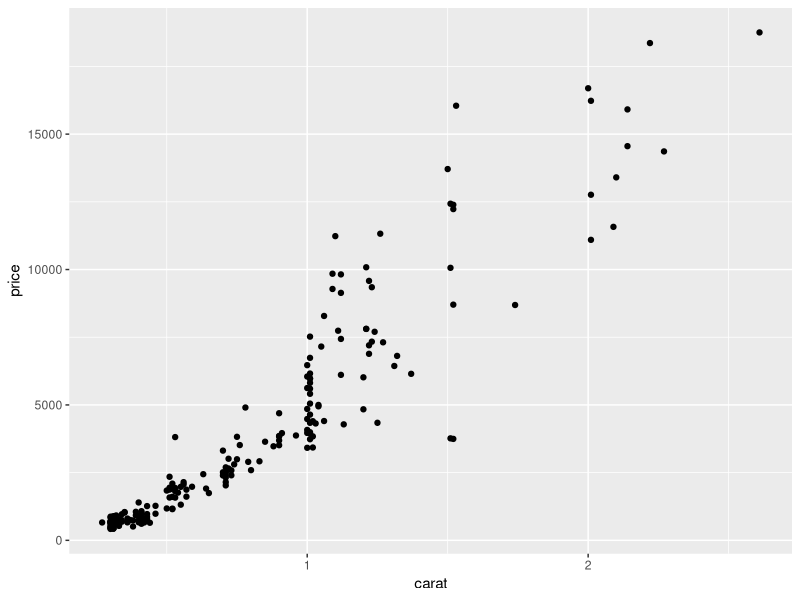
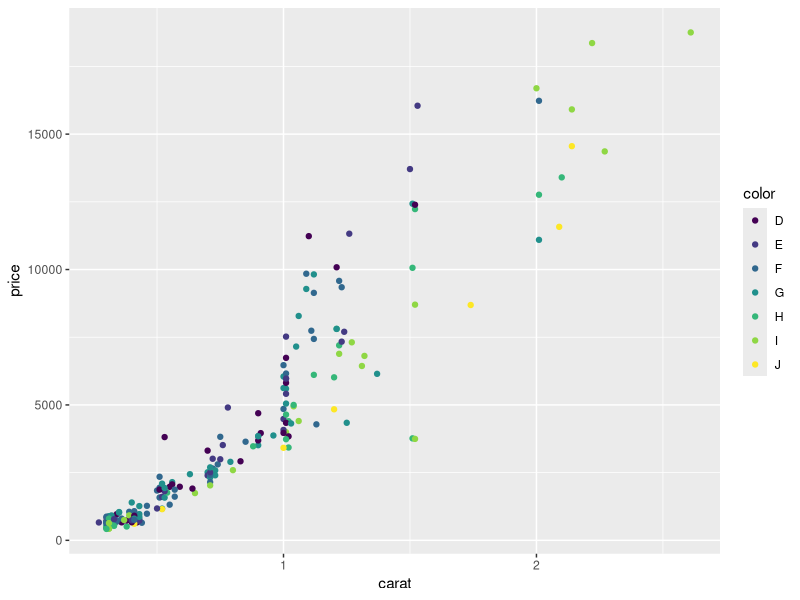
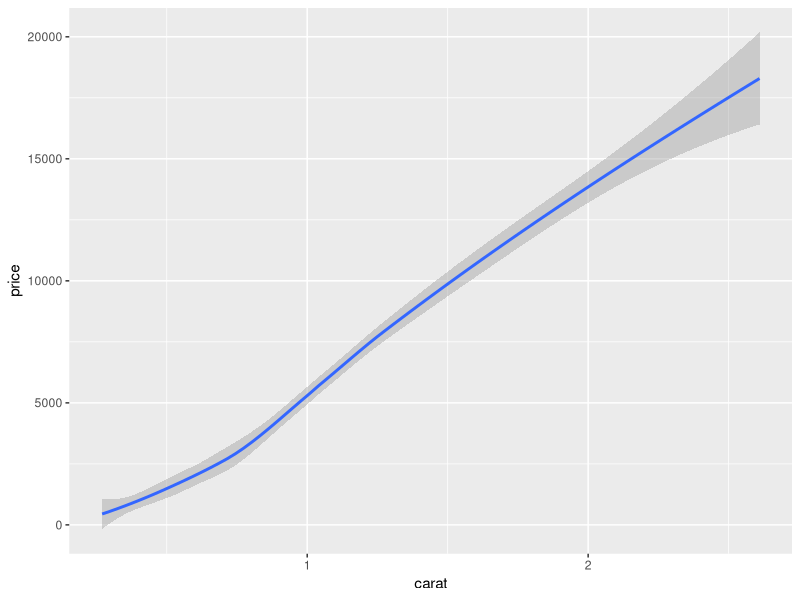
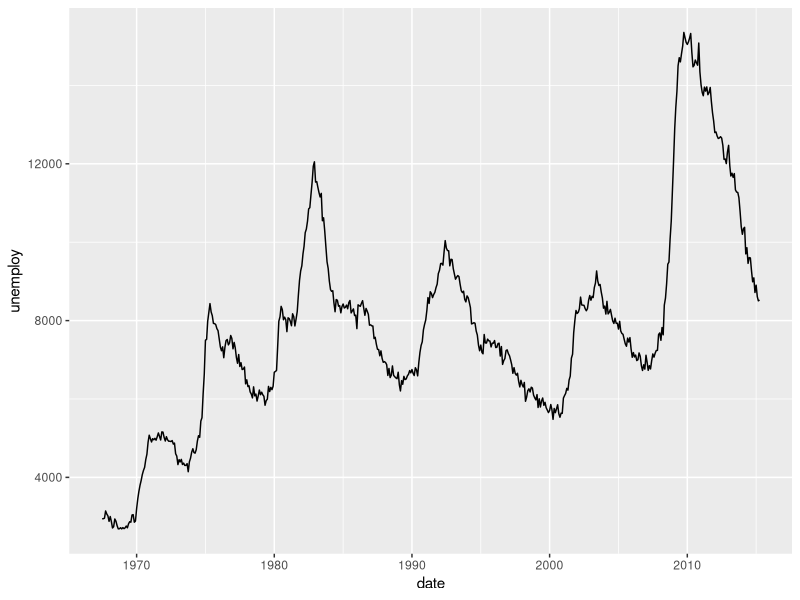
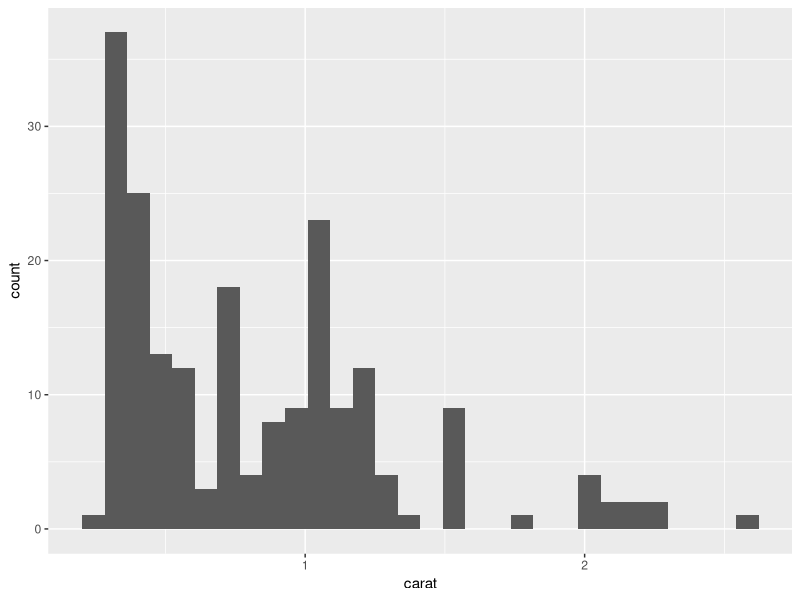
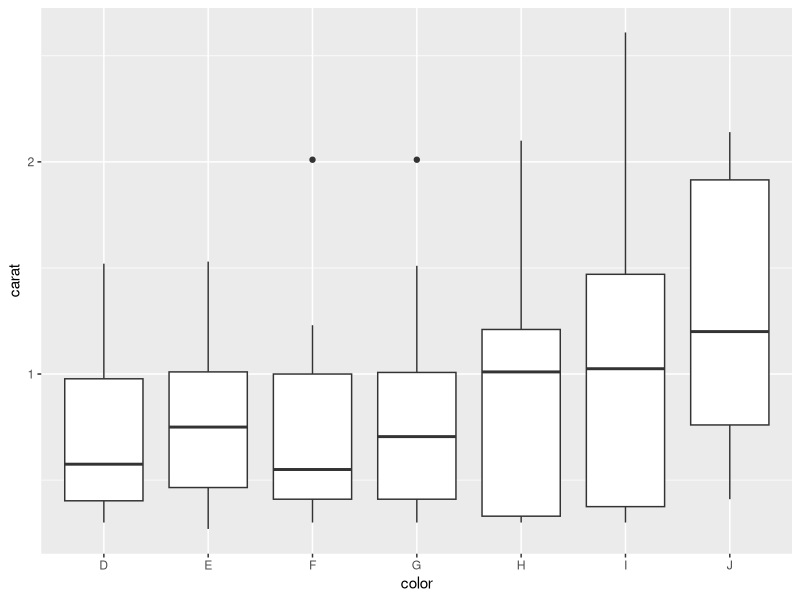
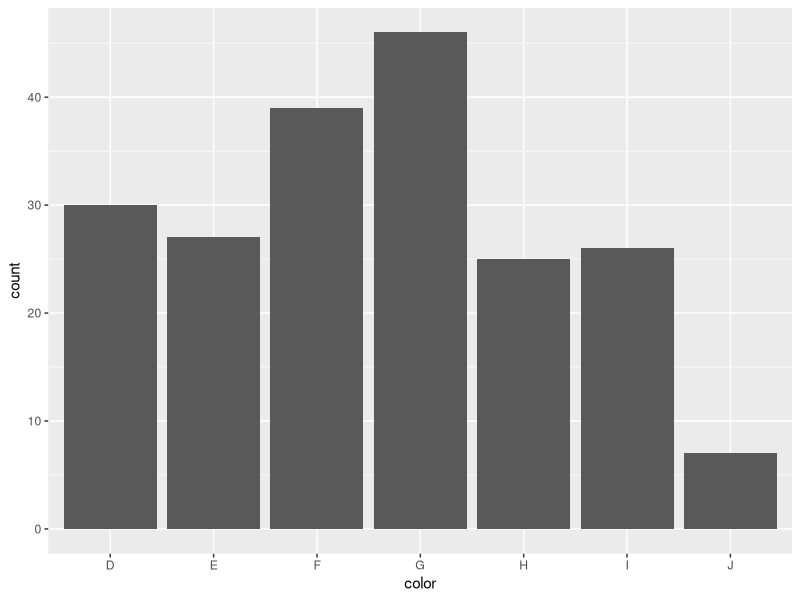
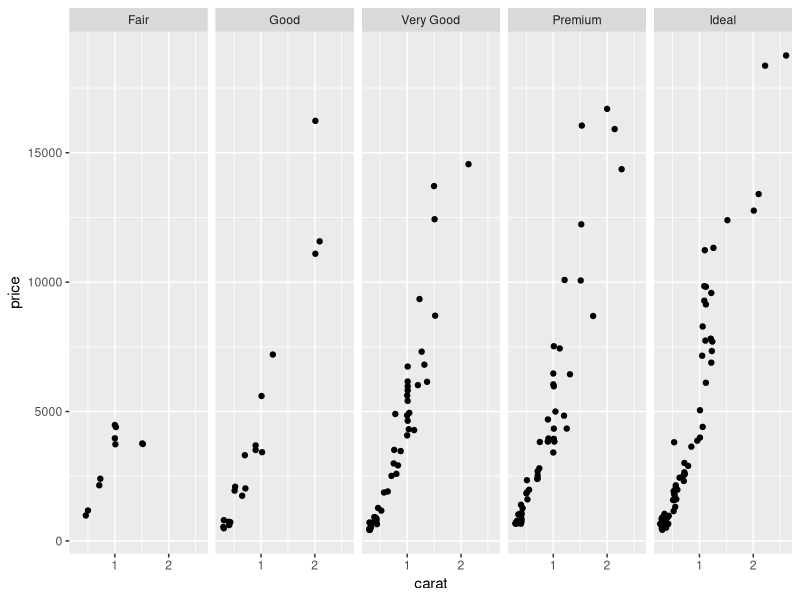

The R script that drew these images, in order:
## ---- chunk 1
library(dplyr)
library(magrittr)
library(ggplot2)
dsmall = diamonds %>% sample_n(200)
## ---- chunk 2
ggplot(dsmall) + geom_point(aes(x=carat, y=price))
## ---- chunk 3
ggplot(dsmall) + geom_point(aes(x=carat, y=price, color = color))
## ---- chunk 4
ggplot(dsmall) +
  geom_smooth(mapping = aes(x = carat, y = price))
## ---- chunk 5
data(economics)
ggplot(economics) + geom_line(aes(date, unemploy))
## ---- chunk 6
ggplot(dsmall) + geom_histogram(aes(carat))
## ---- chunk 7
ggplot(dsmall) +
  geom_boxplot(mapping = aes(x=color, y=carat))
## ---- chunk 8
ggplot(dsmall) + geom_bar(aes(x=color))
## ---- chunk 9
ggplot(dsmall) + geom_point(aes(x=carat, y=price)) + facet_grid(. ~ cut)
## ---- chunk 10
ggplot(dsmall) + geom_point(aes(x=carat, y=price)) + facet_grid(cut ~ .)
## ---- chunk 11
ggplot(dsmall) + geom_point(aes(x=carat, y=price)) + facet_wrap(. ~ cut)
## ---- chunk 12
ggplot(dsmall) +
  geom_point(mapping = aes(x=carat, y=price)) +
  geom_smooth(mapping = aes(x = carat, y = price))
## ---- chunk 13
ggplot(dsmall) +
  geom_point(mapping = aes(x=carat, y=price, color = color)) +
  geom_smooth(mapping = aes(x = carat, y = price))
## ---- chunk 14
ggplot(dsmall) +
  geom_point(mapping = aes(x=carat, y=price)) +
  geom_smooth(mapping = aes(x = carat, y = price, color = color, group = color, lintype=color))
## ---- chunk 15
ggplot(data=diamonds) +
  geom_bar(mapping=aes(x=cut))
## ---- chunk 16
ggplot(data=diamonds) + 
  stat_count(mapping = aes(x=cut))
## ---- chunk 17
demo <- data.frame(a=c('bar1', 'bar2', 'bar3'),
                   b=c(20, 30, 40))
ggplot(data=demo) +
  geom_bar(mapping=aes(x=a, y=b), stat="identity")
## ---- chunk 18
ggplot(data=diamonds) +
  geom_bar(mapping=aes(x=cut, y = (..count..)/sum(..count..)), stat="count") +
  ylab("Proportion") +
  ggtitle("Proportion of diamonds with a specific cut")
## ---- chunk 19
summary(demo)
ggplot(demo) + stat_identity(aes(x=a, y=b))
## ---- chunk 20
ggplot(diamonds) + 
  stat_summary(aes(cut, depth),
               fun.ymin=min,
               fun.ymax=max,
               fun.y=median
  )
## ---- chunk 21
ggplot(dsmall, aes(log(carat), log(price))) +
  geom_point(aes(color=cut)) +
  stat_ellipse()
## ---- chunk 22
ggplot(dsmall, aes(log(carat), log(price))) +
  geom_point(aes(color=cut)) +
  stat_smooth()
## ---- chunk 23
ggplot(diamonds) + 
  stat_ecdf(aes(carat))
## ---- chunk 24
lmdiamonds <- lm(price ~ carat, dsmall)
dflmdiamonds <- data.frame(residuals = lmdiamonds$residuals, prediction = lmdiamonds$fitted.values)
ggplot(dflmdiamonds) + stat_qq(aes(sample=residuals))
## ---- chunk 25
df <- data.frame(
  x = rnorm(100)
)
base <- ggplot(df, aes(x)) + geom_density()
base + stat_function(fun = dnorm, colour = "red")
## ---- chunk 26
ggplot(dsmall, aes(log(carat) , log(price))) +
  geom_point() +
  scale_x_continuous() +
  scale_y_continuous()
## ---- chunk 27
ggplot(dsmall, aes(carat, price)) +
  geom_point() +
  scale_x_continuous(breaks= 1:3)
## ---- chunk 28
ggplot(dsmall, aes(carat, price)) +
  geom_point() +
  scale_x_continuous(breaks= seq(0,3,.25))
## ---- chunk 29
ggplot(dsmall) + geom_point(aes(carat, price, color=color), show.legend=TRUE)
## ---- chunk 30
ggplot(dsmall) + geom_point(aes(carat, price, color=cut, shape=cut), show.legend=TRUE)
## ---- chunk 31
ggplot(data=diamonds) +
  geom_bar(mapping=aes(x=cut)) +
  theme(axis.text.x = element_text(angle=90))
## ---- chunk 32
ggplot(dsmall) + geom_point(aes(carat, price, color=cut, shape=cut), show.legend=TRUE) +
  theme(legend.position="right")
## ---- chunk 33
ggplot(dsmall) + geom_point(aes(carat, price, color=cut, shape=cut), show.legend=TRUE) +
  theme(legend.position="left")
## ---- chunk 34
ggplot(dsmall) + geom_point(aes(carat, price, color=cut, shape=cut), show.legend=TRUE) +
  theme(legend.position="top")
## ---- chunk 35
ggplot(dsmall) + geom_point(aes(carat, price, color=cut, shape=cut), show.legend=TRUE) +
  theme(legend.position="bottom")
## ---- chunk 36
ggplot(dsmall) + geom_point(aes(carat, price, color=cut, shape=cut), show.legend=TRUE) +
  theme(legend.position="none")
## ---- chunk 37
ggplot(dsmall) + geom_point(aes(carat, price, color=cut, shape=cut), show.legend=TRUE) +
  scale_x_continuous(limits= c(0.5, 1.5))
## ---- chunk 38
ggplot(dsmall, aes(carat, price)) +
  geom_point() +
  scale_x_continuous(name = "log10(carat)", trans="log10") + 
  scale_y_continuous(name = "log10(price)", trans="log10")
## ---- chunk 39
erupt <- ggplot(faithfuld, aes(waiting, eruptions, fill=density)) + 
  geom_raster() + 
  scale_x_continuous( expand=c(0,0)) +
  scale_y_continuous(expand=c(0,0)) + 
  theme(legend.position="none")
## ---- chunk 40
erupt + scale_fill_gradient(low="white", high="black")
## ---- chunk 41
erupt + scale_fill_gradient(low="white", high="black")
## ---- chunk 42
erupt + scale_fill_distiller(palette="Greys")
## ---- chunk 43
erupt + scale_fill_distiller(palette="Greens")
## ---- chunk 44
erupt + scale_fill_distiller(palette="YlOrRd")
## ---- chunk 45
diamondcolor <- ggplot(dsmall, aes(color)) +
  geom_bar(aes(fill=color))
diamondcolor
## ---- chunk 46
diamondcolor +
  scale_fill_hue(c=40)
## ---- chunk 47
diamondcolor + scale_fill_brewer(palette="Greys")
## ---- chunk 48
diamondcolor + scale_fill_brewer(palette="Set1")
## ---- chunk 49
diamondcolor + scale_fill_brewer(palette="Set2")
## ---- chunk 50
diamondcolor + scale_fill_grey(start = 0.2, end=0.9)
## ---- chunk 51
ggplot(luv_colours, aes(u, v)) +
  geom_point(aes(color=col), size=3) +
  scale_color_identity() + 
  coord_equal()
## ---- chunk 52
ggplot(data=diamonds) +
  geom_bar(mapping=aes(x=cut)) +
  theme(axis.text.x = element_text(angle=90))
## ---- chunk 53
ggplot(data=diamonds) +
  geom_bar(mapping=aes(x=cut, y = (..count..)/sum(..count..)), stat="count") +
  ylab("Proportion") +
  ggtitle("Proportion of diamonds with a specific cut")
